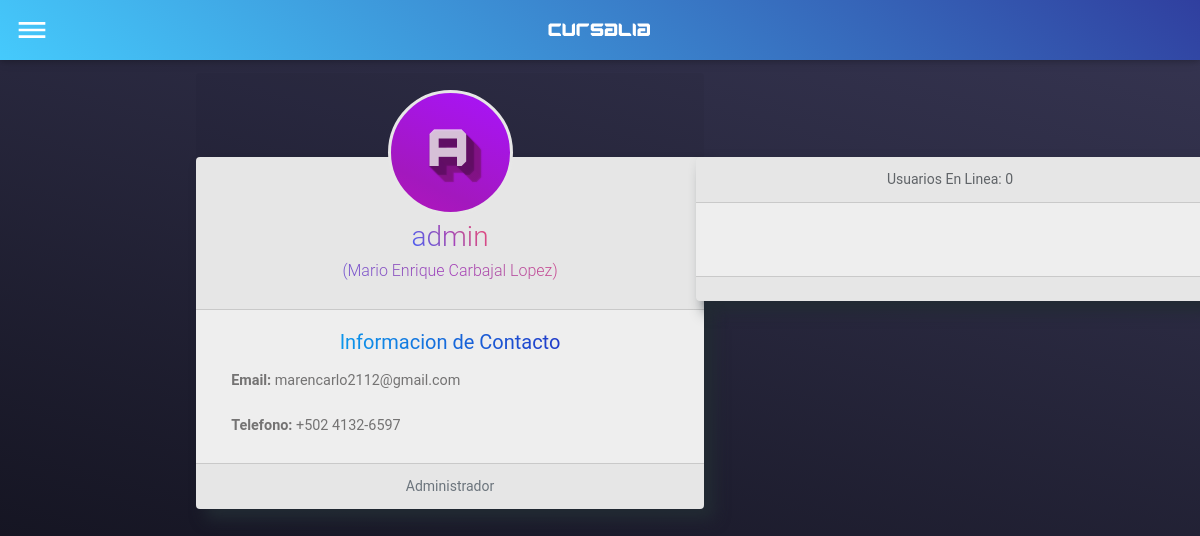
The page /Cursalia/menu (signed in) on the database as committed earlier.
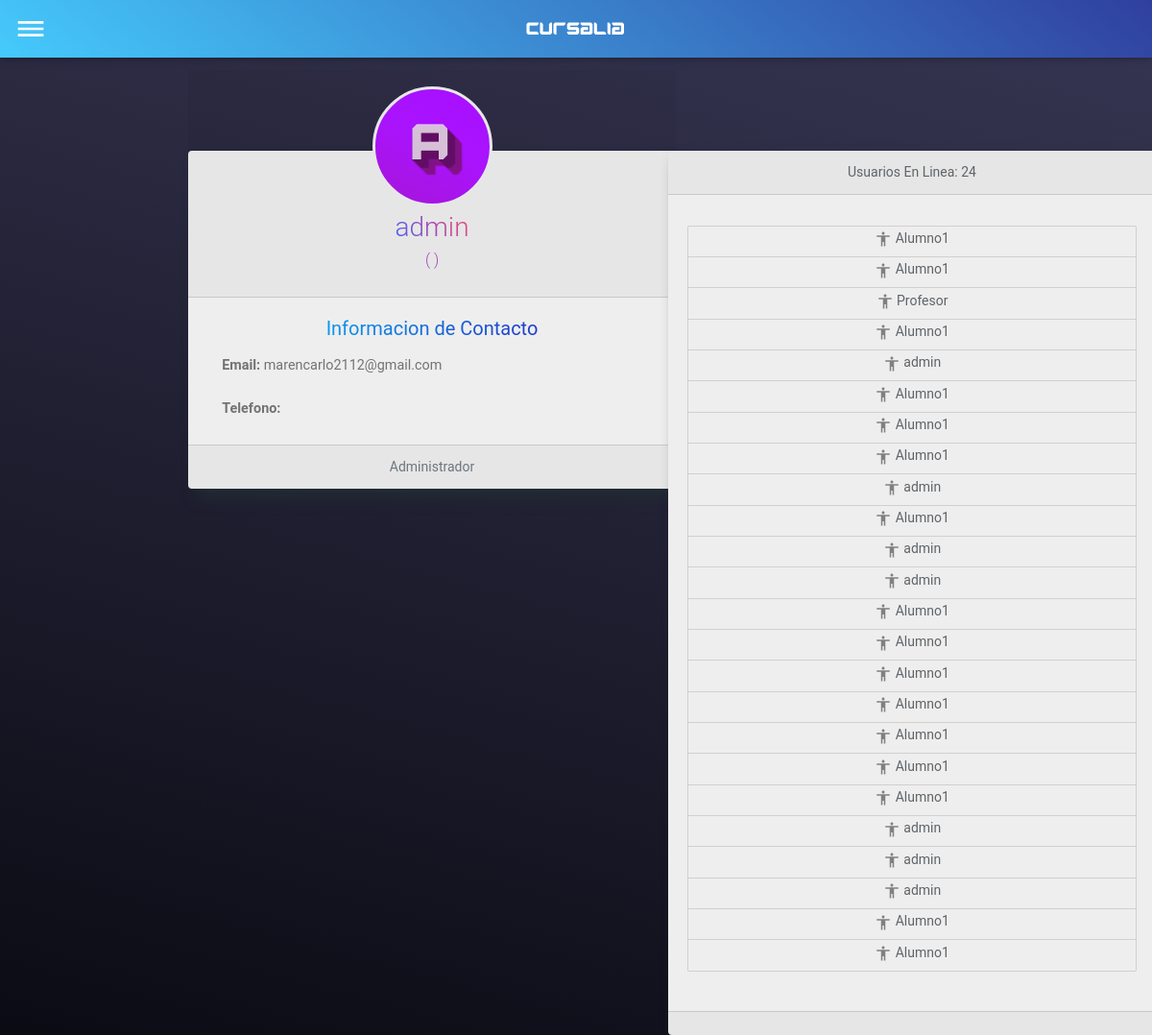
The same page on the database as committed later.
### tables this page shows
CREATE TABLE IF NOT EXISTS `roles` (
  `idRol` int(11) NOT NULL AUTO_INCREMENT,
  `Descripcion` varchar(32) NOT NULL,
  PRIMARY KEY (`idRol`)
);

CREATE TABLE IF NOT EXISTS `detalle_sesiones` (
  `idSesion` int(11) NOT NULL AUTO_INCREMENT,
  `Inicio_Sesion` datetime NOT NULL,
  `Cierre_Sesion` datetime DEFAULT NULL,
  `Estado_Ses` set('Activa','Inactiva') NOT NULL,
  `FK_Usuario` int(11) NOT NULL,
  PRIMARY KEY (`idSesion`),
  KEY `FK_Ticket_Usuario` (`FK_Usuario`)
);

CREATE TABLE IF NOT EXISTS `usuarios` (
  `idUsuario` int(11) NOT NULL AUTO_INCREMENT,
  `User` varchar(32) NOT NULL,
  `Pass` varchar(256) NOT NULL,
  `Name_User` varchar(256) NOT NULL,
  `Genero` set('Masculino','Femenino') NOT NULL,
  `Email` varchar(128) NOT NULL,
  `Estado` set('Activo','Inactivo') NOT NULL,
  `FK_Rol` int(11) DEFAULT NULL,
  `FK_DetalleAlumno` int(11) NOT NULL,
  `FK_Grado` int(11) NOT NULL,
  PRIMARY KEY (`idUsuario`),
  KEY `FK_Rol_Users` (`FK_Rol`),
  KEY `FK_Users_DetalleAlumno` (`FK_DetalleAlumno`),
  KEY `FK_Users_Grado` (`FK_Grado`)
);

### Cursalia/vistas/cards_usuarios.php (the view, shortened to what this page needs)
<div class="row">
    <div class="col-lg-6">
        <div id="cards_usuario" class="card text-center">
            <div class="card-header" id="head_users">
                <figure id="Profile">
                    <div class="cuadros">
                        <div class="foto">
                            <center>
                            <?php
                                $strs = explode(" ", strtoupper($UserNick1));
                                foreach($strs as $str){
                                    echo $str[0];
                                }
                            ?>
                                </center>
                            </div>
                        </div>
                    <div class="cuadros">
                        <h3 class="curso-cards"><?php echo $UserNick1; ?></h3>
                    </div>
                    <h6 class="curso-cards">(<?php echo $UserFName1.' '.$UserLName1; ?>)</h6>
                </figure>
            </div>
            <div class="card-body">
                <h5 class="card-title curso-cards-blue">Informacion de Contacto</h5>
                <p class="card-text text-truncate d-inline-block col-12 text-left" style="max-width: 100%; margin-top: 1%;"><b>Email:</b> <?php echo $UserEmail1; ?></p>
                <p class="card-text text-truncate d-inline-block col-12 text-left" style="max-width: 100%; margin-top: -10%;"><b>Telefono:</b> <?php echo $UserPhone; ?></p>
            </div>
            <div class="card-footer text-muted">
                <?php
                    require_once 'controlador/conexion.php';
                    $Q_Rol  = "SELECT * FROM roles WHERE idRol = $UserRol1;";
                    $QueryX = mysqli_query($conexion, $Q_Rol);
                    $RolDes = mysqli_fetch_row($QueryX);
                    echo $RolDes['1'];
                ?>
            </div>
        </div>
    </div>
    <div class="col-lg-6">
        <div id="cards_usuario" class="card text-center">
            <div class="card-header">
                <?php
                    $sql = "SELECT COUNT(detalle_sesiones.Estado_Ses) FROM detalle_sesiones
                            INNER JOIN usuarios ON detalle_sesiones.FK_Usuario = usuarios.idUsuario
                            WHERE detalle_sesiones.Estado_Ses = 'Activa';";
                    $query = mysqli_query($conexion,$sql);
                    $columna = mysqli_fetch_array($query);
                ?>
                Usuarios En Linea: <?php echo $columna['0']; ?>
            </div>
            <div class="card-body">
                <div>
                    <ul class="list-group" style="background: #EEEEEE;">
                        <?php
                            $sql1 = "SELECT * FROM detalle_sesiones
                                    INNER JOIN usuarios ON detalle_sesiones.FK_Usuario = usuarios.idUsuario
                                    WHERE detalle_sesiones.Estado_Ses = 'Activa';";
                            $query1 = mysqli_query($conexion,$sql1);
                            while ($columna1 = mysqli_fetch_array($query1)){
                        ?>
                        <li class="list-group-item" style="background: #EEEEEE; padding-top: 0.5%; padding-bottom: 0%;">
                            <label>
                                <svg xmlns="http://www.w3.org/2000/svg" viewBox="0 0 24 24" fill="gray" width="18px" height="18px"><path d="M0 0h24v24H0V0z" fill="none"/><path d="M12 2c1.1 0 2 .9 2 2s-.9 2-2 2-2-.9-2-2 .9-2 2-2zm9 7h-6v13h-2v-6h-2v6H9V9H3V7h18v2z"/></svg>
                                <?php echo $columna1['6']; ?>
                            </label>
                        </li>
                        <?php
                            }
                        ?>
                    </ul>
                </div>
                <br>
            </div>
            <div class="card-footer text-muted">
            </div>
        </div>
    </div>
</div>

### Cursalia/menu.php (shortened to what this page needs)
<?php
if ($_SESSION['active'] == true) {
    $UserNick1  = $_SESSION['User1'];
    $UserFName1 = $_SESSION['FName1'];
    $UserLName1 = $_SESSION['LName1'];
    $UserEmail1 = $_SESSION['Email1'];
    $UserRol1   = $_SESSION['Rol1'];
    $UserPhone  = $_SESSION['Telefono1'];
?>
<!DOCTYPE html>
<html lang="es">
    <?php
    require 'vistas/head.php';
    ?>
<body>
    <?php
        require 'vistas/nav1.php';
        ?>
    <section id="Centro" class="SectionCen col-lg-10">
        <div class="SectionCenInt">
            <?php
                require 'vistas/cards_usuarios.php';
            ?>
        </div>
    </section>
</body>
</html>
<?php
} else {
    header('location: ../index.php?alert_InSes=<p class="msg_error">Inicie Sesion para ver este recurso.</p>');
}
?>

### Cursalia/vistas/head.php (shortened to what this page needs)
<head>
    <link href="../css/jquery-ui.css" type="text/css" rel="stylesheet" media="screen,projection" />
    <link href="../css/bootstrap.min.css" type="text/css" rel="stylesheet" media="screen,projection" />
    <link href="../css/login.css" type="text/css" rel="stylesheet" media="screen,projection" />
    <link href="../css/style.css" type="text/css" rel="stylesheet" media="screen,projection" />
    <link href="../css/mdb.css" type="text/css" rel="stylesheet" media="screen,projection" />
    <link href="../css/animations-extended.min.css" type="text/css" rel="stylesheet" media="screen,projection" />
</head>

### Cursalia/vistas/nav1.php
<header id="Header1">
    <nav class="navbar fixed-top navbar-expand-xl blue-gradient">
        <div class="contenido">
            <svg xmlns="http://www.w3.org/2000/svg" viewBox="0 0 24 24" fill="white" width="32px" height="32px" class="menu-bar"><path d="M0 0h24v24H0V0z" fill="none"/><path d="M2 16v2h20v-2H2zm0-5v2h20v-2H2zm0-5v2h20V6H2z"/></svg>
        </div>
        <a id="LogoX" class="mx-auto" href="#!">Cursalia</a>
    </nav>
</header>

### css/login.css (style rules this page uses)
:root { --baseColor: #606468; transition: 0.5s; }
:root { --gridMaxWidth: 20rem; --gridWidth: 90%; }
:root { --iconFill: var(--baseColor); }
:root { --htmlFontSize: 100%; --bodyBackgroundColor: #2c3338; --bodyColor: var(--baseColor); --bodyFontFamily: 'Open Sans'; --bodyFontFamilyFallback: sans-serif; --bodyFontSize: 0.875rem; --bodyFontWeight: 400; --bodyLineHeight: 1.5; }
* { box-sizing: inherit; }
html { box-sizing: border-box; font-size: var(--htmlFontSize); height: 100%; }
body { background-color: var(--bodyBackgroundColor); color: var(--bodyColor); font-family: var(--bodyFontFamily), var(--bodyFontFamilyFallback); font-size: var(--bodyFontSize); font-weight: var(--bodyFontWeight); height: 100%; line-height: var(--bodyLineHeight); margin: 0; min-height: 100vh; }
:root { --anchorColor: #17A2B8; }
a { color: var(--anchorColor); outline: 0; text-decoration: none; }
:root { --formFieldMargin: 0.875rem; }
:root { --loginBorderRadus: 0.25rem; --loginColor: #eee; --loginInputBackgroundColor: #eee; --loginInputHoverBackgroundColor: #fff; --loginLabelBackgroundColor: #6C757D; --loginSubmitBackgroundColor: #106F10; --loginSubmitColor: #eee; --loginSubmitHoverBackgroundColor: #005E00; }
:root { --paragraphMarginBottom: 1.5rem; --paragraphMarginTop: 1.5rem; }
p { margin-bottom: var(--paragraphMarginBottom); margin-top: var(--paragraphMarginTop); }

### css/style.css (style rules this page uses)
body { background: linear-gradient( 15deg, rgba(11, 11, 20, 1) 0%, rgb(55, 54, 83) 100% ) no-repeat center center fixed; background-size: cover; -moz-background-size: cover; -webkit-background-size: cover; -o-background-size: cover; overflow-x: hidden; transition: all 0.7s; }
nav { flex: 1; box-shadow: 2px 3px 10px #12181d; transition: 0.5s; }
#cards_usuario { box-shadow: 10px 10px 15px #222b33; transition: 0.5s; margin-top: 5em; z-index: 100; }
.SectionCen { float: right; margin-top: 6.2em; }
.card { background: rgb(238, 238, 238); }
.card-footer { color: #fff; }
.curso-cards { background: -webkit-linear-gradient( 30deg, rgba(63, 94, 251, 1) 0%, rgba(84, 91, 235, 1) 10%, rgba(105, 88, 219, 1) 20%, rgba(123, 86, 205, 1) 30%, rgba(143, 83, 190, 1) 40%, rgba(164, 66, 187, 1) 50%, rgba(176, 79, 165, 1) 60%, rgba(197, 77, 149, 1) 70%, rgba(210, 75, 139, 1) 80%, rgba(221, 74, 131, 1) 90%, rgba(252, 70, 107, 1) 100% ); -webkit-background-clip: text; -webkit-text-fill-color: transparent; }
.curso-cards-blue { background: -webkit-linear-gradient( 15deg, rgb(0, 204, 255) 0%, rgb(45, 7, 182) 100% ); -webkit-background-clip: text; -webkit-text-fill-color: transparent; }
#head_users { margin-top: -6em; z-index: 100; }
.cuadros { height: auto; width: 100%; display: flex; align-items: center; justify-content: center; z-index: 100; }
.foto { background: linear-gradient( 25deg, #ff83f1 0%, #dd4ccc 40%, #cf0fb9 50%, #a318be 60%, #a913ff 70%, #a200ff 90% ) no-repeat center center fixed; height: 125px; width: 125px; border-radius: 50%; border: solid; border-width: 3px; border-color: #E7E7E7; margin: 5px 0px; color: #ffffffbd; text-align: center; text-shadow: 0px 1px 1px #630f66d7, 1px 2px 1px #630f66d7, 2px 3px 1px #630f66d7, 3px 4px 1px #630f66d7, 4px 5px 1px #630f66d7, 5px 6px 1px #630f66d7, 6px 7px 1px #630f66d7, 7px 8px 1px #630f66d7, 8px 9px 1px #630f66d7, 9px 10px 1px #831486d7, 10px 11px 1px #831486d7, 11px 12px 1px #831486d7, 12px 13px 1px #831486d7, 13px 14px 1px #831486d7, 14px 15px 1px #831486d7, 15px 16px 1px #831486d7; font-size: 55pt; font-family: LOGO2; z-index: 50; }
@media (max-width: 1249px) { #cards_usuario { box-shadow: 10px 10px 15px #222b33; transition: 0.5s; margin-left: -4%; margin-right: -4%; } }
@media (max-width: 1249px) { .contenido { position: absolute; } }
@media (max-width: 1249px) { .menu-bar { cursor: pointer; } }
#LogoX { font-family: LOGO2; color: #fff; font-size: 25px; padding-top: 3px; padding-bottom: 3px; }

Rows that differ between the two databases and show on the page:
now on this page (row edited): detalle_sesiones: FK_Usuario.User "Alumno1"
now on this page (row edited): detalle_sesiones: FK_Usuario.User "Alumno1"
now on this page (row edited): detalle_sesiones: FK_Usuario.User "Profesor"
now on this page (row edited): detalle_sesiones: FK_Usuario.User "Alumno1"
added detalle_sesiones: FK_Usuario.User "admin"
added detalle_sesiones: FK_Usuario.User "Alumno1"
added detalle_sesiones: FK_Usuario.User "Alumno1"
added detalle_sesiones: FK_Usuario.User "Alumno1"
added detalle_sesiones: FK_Usuario.User "admin"
added detalle_sesiones: FK_Usuario.User "Alumno1"
added detalle_sesiones: FK_Usuario.User "admin"
added detalle_sesiones: FK_Usuario.User "admin"
added detalle_sesiones: FK_Usuario.User "Alumno1"
added detalle_sesiones: FK_Usuario.User "Alumno1"
added detalle_sesiones: FK_Usuario.User "Alumno1"
added detalle_sesiones: FK_Usuario.User "Alumno1"
added detalle_sesiones: FK_Usuario.User "Alumno1"
added detalle_sesiones: FK_Usuario.User "Alumno1"
added detalle_sesiones: FK_Usuario.User "Alumno1"
added detalle_sesiones: FK_Usuario.User "admin"
added detalle_sesiones: FK_Usuario.User "admin"
added detalle_sesiones: FK_Usuario.User "admin"
added detalle_sesiones: FK_Usuario.User "Alumno1"
added detalle_sesiones: FK_Usuario.User "Alumno1"
Other text that changed with them:
$columna['0']: "0" → "24"
$UserFName1: "Mario Enrique" → (not shown)
$UserLName1: "Carbajal Lopez" → (not shown)
$UserPhone: "+502 4132-6597" → (not shown)
